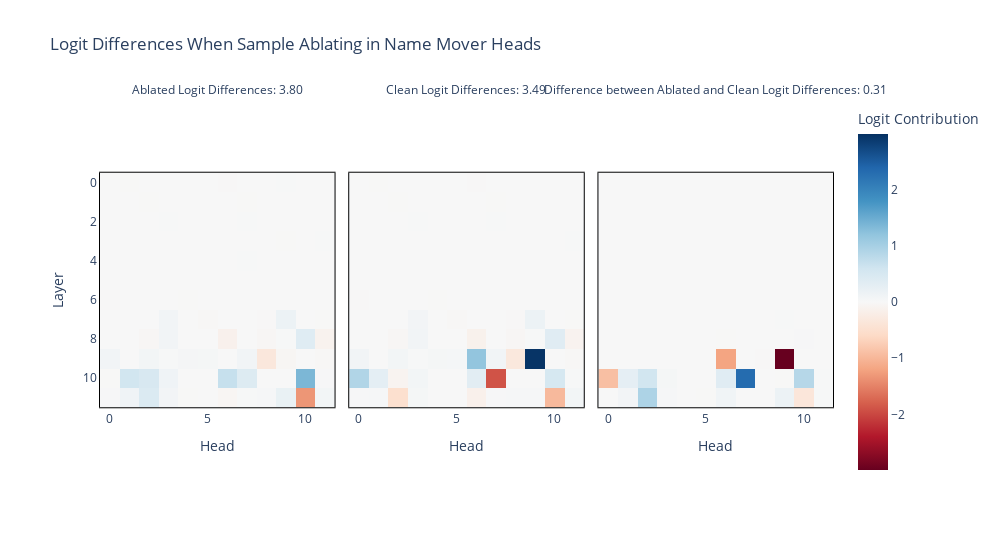

Notebook code cell kept with this figure:
### Code cell
heads =  [(9,9), (9,6), (10,0)]
model.reset_hooks() # callum library buggy
def return_item(item):
  return item

model.reset_hooks()
patched_logits = act_patch(
    model = model,
    orig_input = clean_tokens,
    new_cache = corrupted_cache,
    patching_nodes = [Node("z", layer = layer, head = head) for layer, head in heads],
    patching_metric = return_item,
    verbose = False,
    apply_metric_to_cache = False
)

model.reset_hooks()
noise_sample_ablating_results = act_patch(
    model = model,
    orig_input = clean_tokens,
    new_cache = corrupted_cache,
    patching_nodes = [Node("z", layer = layer, head = head) for layer, head in heads],
    patching_metric = partial(display_corrupted_clean_logits, title = f"Logit Differences When Sample Ablating in Name Mover Heads", comparison = True, logits = patched_logits),
    verbose = False,
    apply_metric_to_cache = True
)

### Figure 1 — Plotly figure (JSON) as saved in the notebook; plotly's stock layout.template omitted (floating-point values rounded to 4 significant figures; data arrays with more than 128 entries replaced by an {"elided": "..."} marker saying what was removed)
{"data": [{"coloraxis": "coloraxis", "hovertemplate": "Head: %{x}<br>Layer: %{y}<br>Logit Contribution: %{z}<extra></extra>", "name": "0", "type": "heatmap", "xaxis": "x", "yaxis": "y", "z": {"elided": "12x12 float values"}}, {"coloraxis": "coloraxis", "hovertemplate": "Head: %{x}<br>Layer: %{y}<br>Logit Contribution: %{z}<extra></extra>", "name": "1", "type": "heatmap", "xaxis": "x2", "yaxis": "y2", "z": {"elided": "12x12 float values"}}, {"coloraxis": "coloraxis", "hovertemplate": "Head: %{x}<br>Layer: %{y}<br>Logit Contribution: %{z}<extra></extra>", "name": "2", "type": "heatmap", "xaxis": "x3", "yaxis": "y3", "z": {"elided": "12x12 float values"}}], "layout": {"annotations": [{"font": {}, "showarrow": false, "text": "Ablated Logit Differences: 3.80", "x": 0.16, "xanchor": "center", "xref": "paper", "y": 1, "yanchor": "bottom", "yref": "paper"}, {"font": {}, "showarrow": false, "text": "Clean Logit Differences: 3.49", "x": 0.5, "xanchor": "center", "xref": "paper", "y": 1, "yanchor": "bottom", "yref": "paper"}, {"font": {}, "showarrow": false, "text": "Difference between Ablated and Clean Logit Differences: 0.31", "x": 0.84, "xanchor": "center", "xref": "paper", "y": 1, "yanchor": "bottom", "yref": "paper"}], "coloraxis": {"cmid": 0, "colorbar": {"title": {"text": "Logit Contribution"}}, "colorscale": [[0, "rgb(103,0,31)"], [0.1, "rgb(178,24,43)"], [0.2, "rgb(214,96,77)"], [0.3, "rgb(244,165,130)"], [0.4, "rgb(253,219,199)"], [0.5, "rgb(247,247,247)"], [0.6, "rgb(209,229,240)"], [0.7, "rgb(146,197,222)"], [0.8, "rgb(67,147,195)"], [0.9, "rgb(33,102,172)"], [1, "rgb(5,48,97)"]]}, "margin": {"l": 100, "r": 100}, "title": {"text": "Logit Differences When Sample Ablating in Name Mover Heads"}, "width": 1000, "xaxis": {"anchor": "y", "constrain": "domain", "domain": [0, 0.32], "linecolor": "black", "linewidth": 1, "mirror": true, "scaleanchor": "y", "showline": true, "title": {"text": "Head"}}, "xaxis2": {"anchor": "y2", "domain": [0.34, 0.66], "linecolor": "black", "linewidth": 1, "matches": "x", "mirror": true, "showline": true, "title": {"text": "Head"}}, "xaxis3": {"anchor": "y3", "domain": [0.68, 1.0], "linecolor": "black", "linewidth": 1, "matches": "x", "mirror": true, "showline": true, "title": {"text": "Head"}}, "yaxis": {"anchor": "x", "autorange": "reversed", "constrain": "domain", "domain": [0, 1], "linecolor": "black", "linewidth": 1, "mirror": true, "showline": true, "title": {"text": "Layer"}}, "yaxis2": {"anchor": "x2", "domain": [0, 1], "linecolor": "black", "linewidth": 1, "matches": "y", "mirror": true, "showline": true, "showticklabels": false}, "yaxis3": {"anchor": "x3", "domain": [0, 1], "linecolor": "black", "linewidth": 1, "matches": "y", "mirror": true, "showline": true, "showticklabels": false}}}
